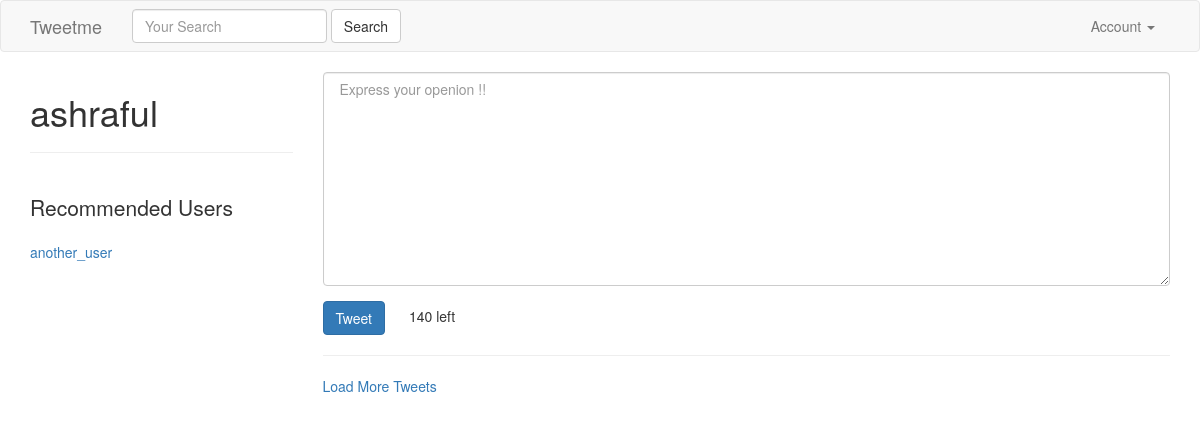
Page / (signed in) on the earlier database version.
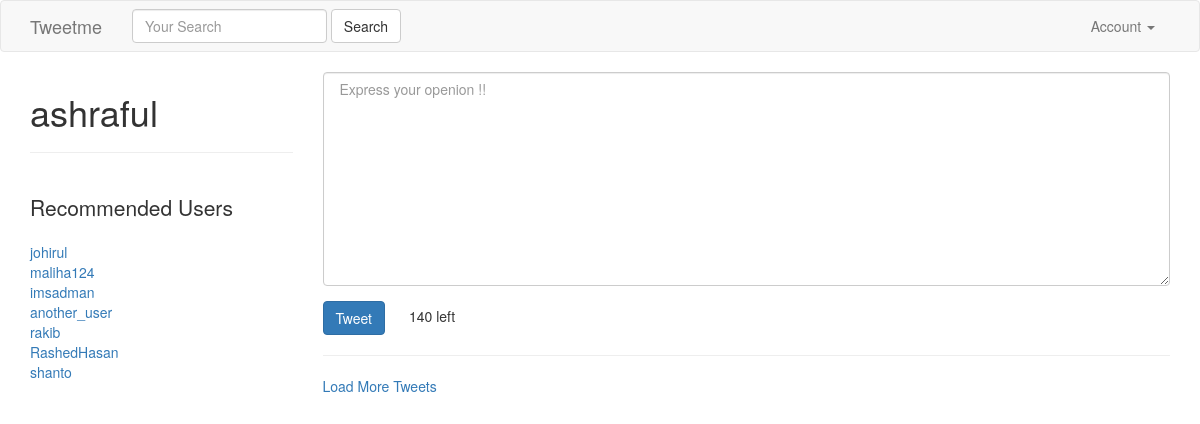
Same page on the later database version.
### accounts/models.py (models this page shows, shortened)
class UserProfile(models.Model):
    user        = models.OneToOneField(settings.AUTH_USER_MODEL, related_name='profile') # user.profile
    following   = models.ManyToManyField(settings.AUTH_USER_MODEL, blank=True, related_name='followed_by')
    objects = UserProfileManager() # UserProfile.objects.all()
    def get_following(self):
        users  = self.following.all() # User.objects.all().exclude(username=self.user.username)
        return users.exclude(username=self.user.username)
    def get_absolute_url(self):
        return reverse_lazy("profiles:detail", kwargs={"username":self.user.username})

### tweets/views.py (the view)
# urls.py: url(r'^$', TweetListView.as_view(), name='home'), #/
class TweetListView(LoginRequiredMixin, ListView):
    def get_queryset(self, *args, **kwargs):
        qs = Tweet.objects.all()
        query = self.request.GET.get("q", None)
        if query is not None:
            qs = qs.filter(
                    Q(content__icontains=query) |
                    Q(user__username__icontains=query)
                    )
        return qs
    def get_context_data(self, *args, **kwargs):
        context = super(TweetListView, self).get_context_data(*args, **kwargs)
        context['create_form'] = TweetModelForm()
        context['create_url'] = reverse_lazy("tweet:create")
        return context

### tweets/forms.py
class TweetModelForm(forms.ModelForm):
	content = forms.CharField(label='',
	widget=forms.Textarea(
	 	attrs={"placeholder" : " Express your openion !! ",
	 			 "class": "form-control" }
	 		))
	class Meta:
		model = Tweet
		fields = [
            "content"
        ]

### accounts/models.py (called while the page is built)
    def recommended(self, user, limit_to=10):
        print (user)
        profile = user.profile
        following = profile.following.all()
        following = profile.get_following()
        qs = self.get_queryset().exclude(user__in=following).exclude(id=profile.id).order_by("?")[:limit_to]
        return qs

### accounts/templatetags/recommended.py (called while the page is built)
@register.inclusion_tag("accounts/snippets/recommend.html")
def recommended(user):
    if isinstance(user, User):
        qs = UserProfile.objects.recommended(user)
        return {"recommended": qs}

### tweets/templates/tweets/tweet_list.html (shortened to what this page needs)
{% extends "base.html" %}
{% load recommended %}
{% block content %}
    <div class='row'>
        <div class='col-sm-3 col-xs-12'>
        <h1>{{ request.user }}</h1>
        <hr/>
         <br/>
        <p class='lead'>Recommended Users</p>
        {% recommended request.user %}
        </div>
        <div class='col-sm-9 '>
             {% if not request.GET.q %}
                <div class=''>
                    {% include "tweets/form.html" with form=create_form action_url=create_url btn_title='Tweet' form_class='tweet-form' %}
                </div>
                <hr/>
            {% endif %}
          <a href='#' id='loadmore'>Load More Tweets</a>
        </div>
    </div>
{% endblock content %}

### templates/base.html (shortened to what this page needs)
{% load static %}
<html lang="en">
  <head>
    <link href="{% static 'css/bootstrap.min.css' %}" rel="stylesheet">
  </head>
  <body>
    {% include "navbar.html" %}
    <div class='container'>
      {% block content %}
      {% endblock content %}
    </div>
  </body>

### templates/navbar.html (shortened to what this page needs)
<nav class="navbar navbar-default">
  <div class="container">
    <div class="navbar-header">
      <a class="navbar-brand" href="{% url 'home' %}">Tweetme</a>
    </div>
    {% include "tweets/search_form.html" %}
    <div class="collapse navbar-collapse" id="bs-example-navbar-collapse-1">
      {% if request.user.is_authenticated %}
      <ul class="nav navbar-nav navbar-right">
        <li class="dropdown">
          <a href="#" class="dropdown-toggle" data-toggle="dropdown" role="button" aria-haspopup="true" aria-expanded="false">Account <span class="caret"></span></a>
        </li>
      </ul>
      {% else %}
      <ul class="nav navbar-nav navbar-right">
        <li><a href="{% url 'login' %}">Login</a></li>
         <li><a href="{% url 'register' %}">Sign Up</a></li>
      </ul>
      {% endif %}
    </div>
  </div>
</nav>

### tweets/templates/tweets/search_form.html
<form id='navbar-search-form' class="navbar-form navbar-left" method="GET" action="{% url "search" %}"">
	<div class="form-group">
		<input  class="form-control" type="text" name="q" placeholder='Your Search' value='{{ request.GET.q }}' />
		</div>
	<input class="btn btn-default" type="submit" value="Search">
</form>

### accounts/templates/accounts/snippets/recommend.html
{% for profile in recommended %}
<a href='/{{ profile.user.username }}'>{{ profile.user.username }}</a><br/>
{% empty %}
<p class='lead'>Not followed by any users</p>
{% endfor %}

### tweets/templates/tweets/form.html (shortened to what this page needs)
{% load crispy_forms_tags %}
<form class='form {% if form_class %}{{ form_class }}{% endif %}' method='POST' action="{% if action_url %}{{ action_url }}{% endif %}">
    {{ form|crispy }}
    <input class='btn btn-primary' type="submit" value="{{ btn_title }}" />
</form>

Differences in the rows shown:
added UserProfile: user.username "johirul"
added UserProfile: user.username "maliha124"
added UserProfile: user.username "imsadman"
added UserProfile: user.username "rakib"
added UserProfile: user.username "RashedHasan"
added UserProfile: user.username "shanto"
